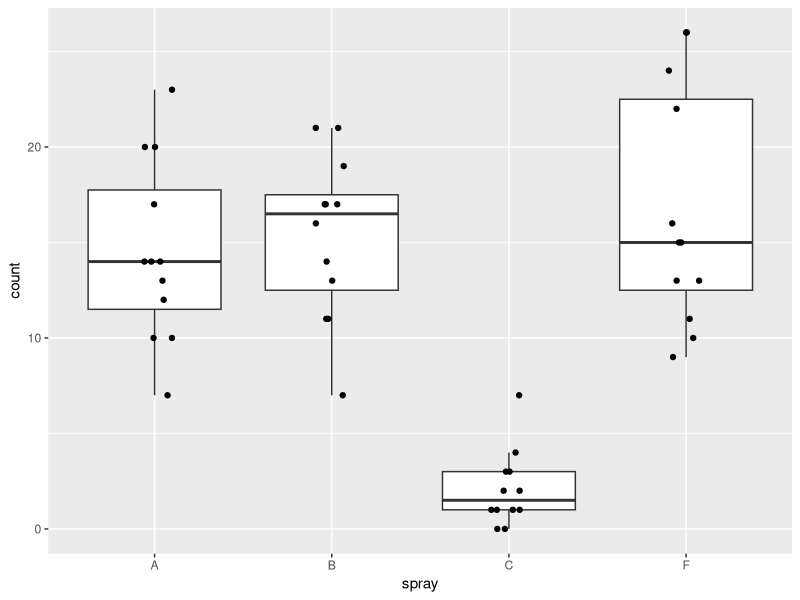
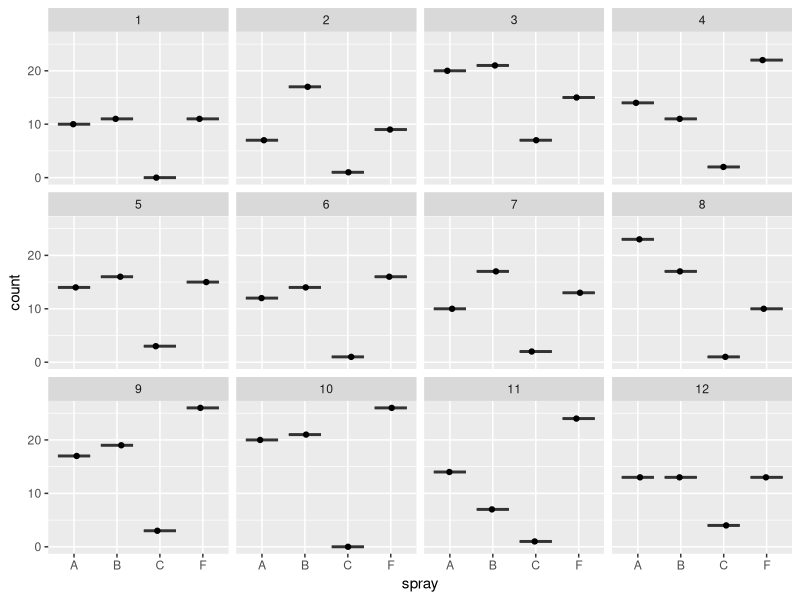
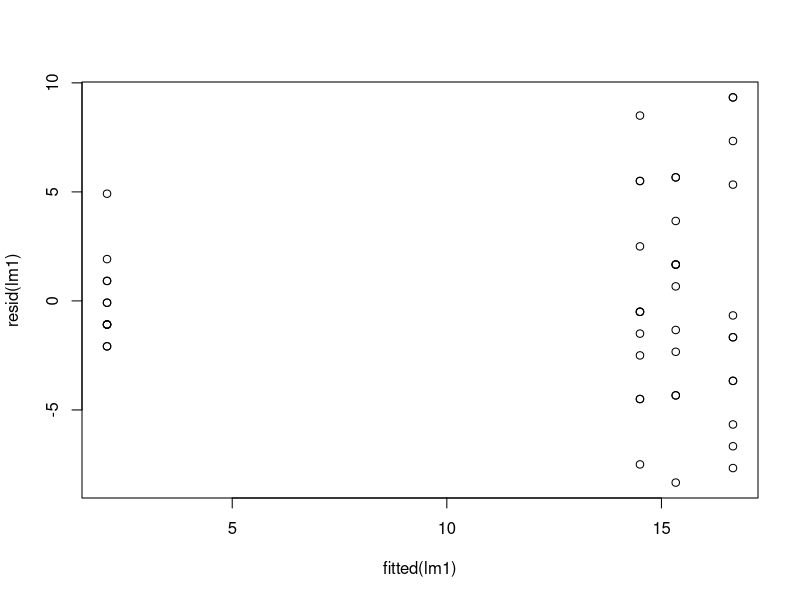
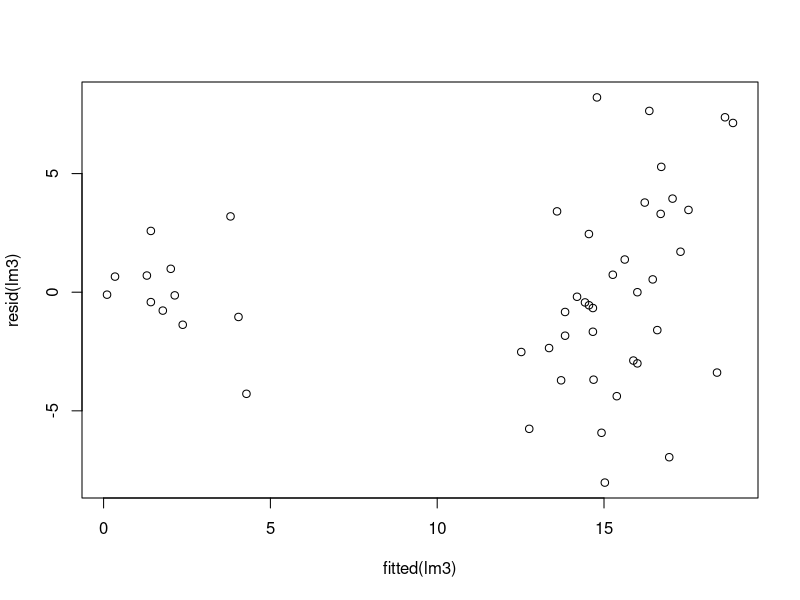
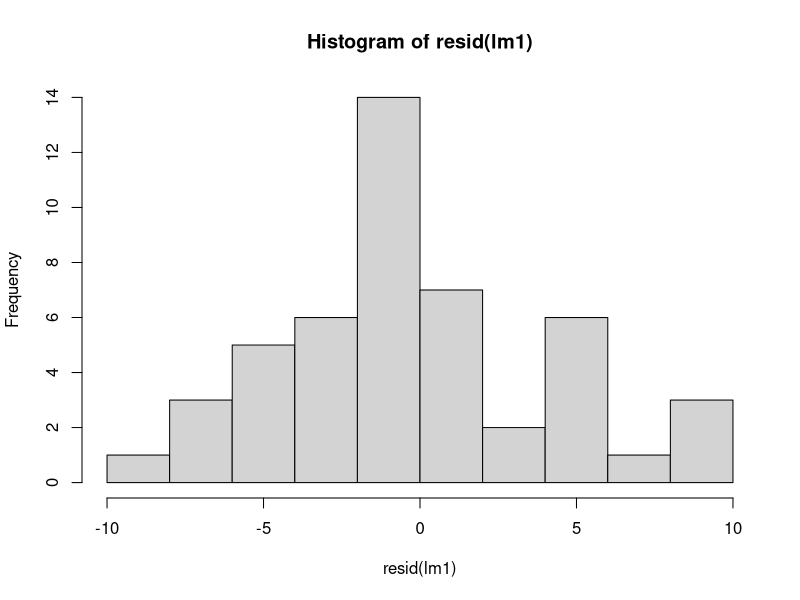
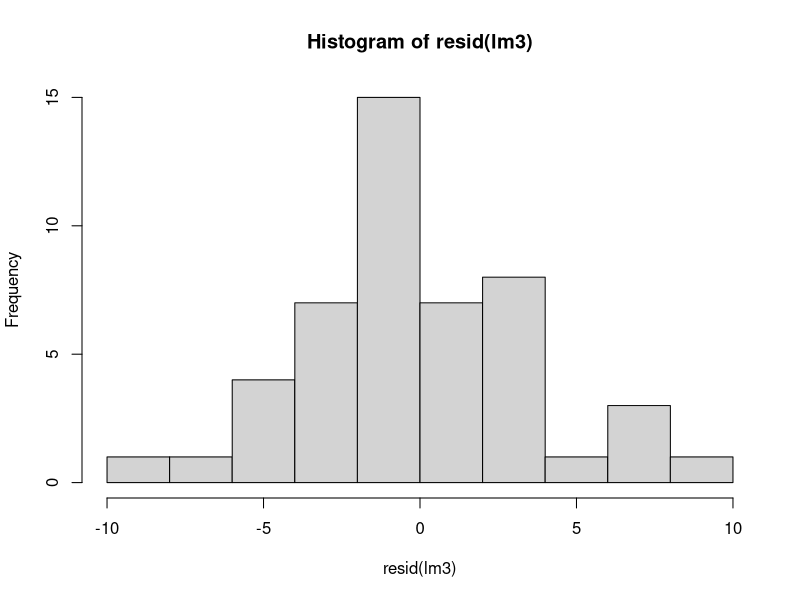

Write the R code that produced these figures, in order.
## LOAD AND PROCESSES DATA
library(tidyverse)
library(car)
library(glmmTMB)
data("InsectSprays")
InsectSprays$block <- as.factor(rep(c(1,2,3,4,5,6,7,8,9,10,11,12), 6)) # add blocks

d <- InsectSprays %>% filter(spray=='A'|spray=='B'|spray=='C'|spray=='F')

##############################################################
## GRAPH AND ANALYZE DATA USING COMPLETELY RANDOMIZED DESIGN

#plot data by treatment group
ggplot(d, aes(x=spray,y=count)) + geom_boxplot(outlier.shape = NA) + geom_jitter(height=0,width=.1)

#plot data by treatment and block -- note one observation per block
ggplot(d, aes(x=spray,y=count)) + geom_boxplot(outlier.shape = NA) + geom_jitter(height=0,width=.1) + facet_wrap(~block)  #12 blocks


### construct and compare linear models with and without blocking
## no block model
lm1 <- glmmTMB(count~spray, data=d)
Anova(lm1)

## block as fixed effect
lm2 <- glmmTMB(count~spray+block, data=d)
Anova(lm2)

#####################################################################################
## ANALYZE DATA USING RANDOMIZED COMPLETE BLOCK DESIGN WITH BLOCK AS A RANDOM EFFECT

### NOTE: Can use lme4::lmer instead of glmmTMB. lme4 is more stable and less likely to get errors/warnings.

## block as random effect
lm3 <- glmmTMB(count~spray+(1|block), data=d)
Anova(lm3)

#### compare summary() for fixed vs. random blocking effect
summary(lm2)
summary(lm3)

coef(lm3)    ## prints model coefficients

print(VarCorr(lm3), comp=c("Variance"))  ## print variance components from model

plot(resid(lm1) ~ fitted(lm1)) ### check residuals of no block and block models
plot(resid(lm3) ~ fitted(lm3))

hist(resid(lm1))
hist(resid(lm3))

#### compare estimated marginal means
library(emmeans)
emmeans(lm2, pairwise~spray) ## fixed effect block
emmeans(lm3, pairwise~spray) ## random effect block
